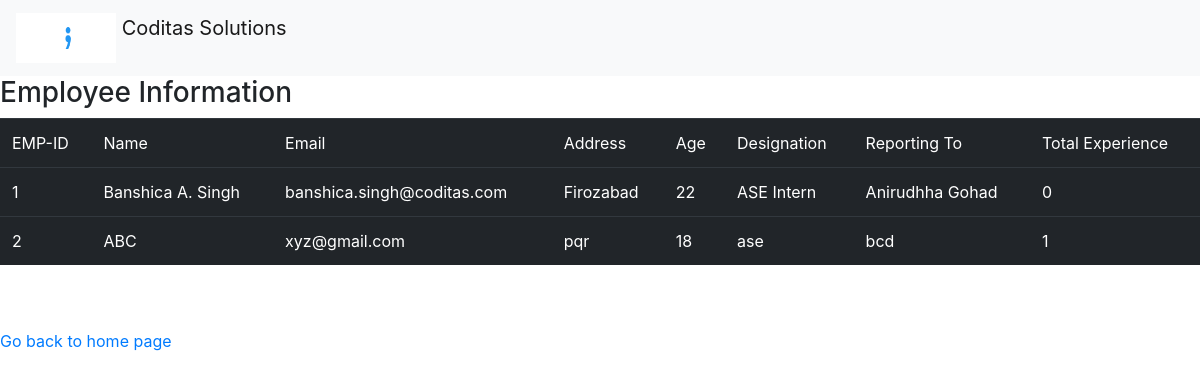
/view, run on the app's committed database.
### tables this page shows
CREATE TABLE Employees (id INTEGER PRIMARY KEY, name TEXT NOT NULL, email TEXT UNIQUE NOT NULL, address TEXT NOT NULL, age INTEGER NOT NULL, designation TEXT NOT NULL, reporting TEXT NOT NULL, experience INTEGER NOT NULL, gender TEXT NOT NULL);

### app.py (the view)
@app.route("/view")
def view():
    con = sqlite3.connect("employee.db")
    con.row_factory = sqlite3.Row
    cur = con.cursor()
    cur.execute("select * from Employees")
    rows = cur.fetchall()
    return render_template("view.html", rows=rows)

### templates/view.html (shortened to what this page needs)
{% extends "base.html" %}
{% block content %}
 <h3>Employee Information</h3>
 <table class="table table-dark">
  <thead>
   <td>EMP-ID</td>
   <td>Name</td>
   <td>Email</td>
   <td>Address</td>
   <td>Age</td>
   <td>Designation</td>
   <td>Reporting To</td>
   <td>Total Experience</td>
  </thead>
  {% for row in rows %}
  <tr>
   <td>{{row["id"]}}</td>
   <td>{{row["name"]}}</td>
   <td>{{row["email"]}}</td>
   <td>{{row["address"]}}</td>
   <td>{{row["age"]}}</td>
   <td>{{row["designation"]}}</td>
   <td>{{row["reporting"]}}</td>
   <td>{{row["experience"]}}</td>
  </tr>
  {% endfor %}
 </table>
 <br><br>
 <a href="/">Go back to home page</a>
{% endblock %}

### templates/base.html (shortened to what this page needs)
<!DOCTYPE html>
<html lang="en">
<head>
 <link rel="stylesheet" href="https://cdn.jsdelivr.net/npm/bootstrap@4.1.3/dist/css/bootstrap.min.css"
>
</head>
<body>
 <main>
  <nav class="navbar navbar-light bg-light">
   <a class="navbar-brand" href="/">
    <img src="{{url_for('static', filename='/sign.gif')}}" width="100" height="50" class="d-inline-block align-top" alt="">
    Coditas Solutions
   </a>
  </nav>
  {% block content %}
  {% endblock %}
 </main>
</body>
</html>

### data on the page
Employees: id "1", name "Banshica A. Singh", email "banshica.singh@coditas.com", address "Firozabad", age "22", designation "ASE Intern", reporting "Anirudhha Gohad", experience "0"
Employees: id "2", name "ABC", email "xyz@gmail.com", address "pqr", age "18", designation "ase", reporting "bcd", experience "1"
